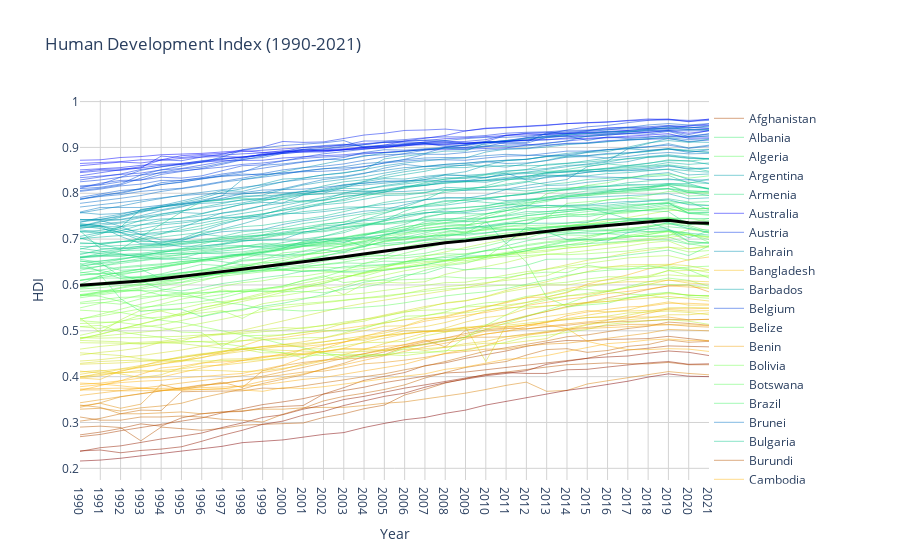

Notebook source saved alongside this figure:
### Code cell
HDI_full = pd.read_csv("datasets/Human Development Index.csv")

HDI_full = HDI_full.groupby('Country').first()

columns = ["Human Development Index (" + str(i) + ")" for i in range(1990, 2022)]

# filter data 2021
HDI = HDI_full[columns]

# Rename some countries for clarity
HDI.rename({'The Democratic Republic of the Congo':'DRC'}, inplace = True)

# Identify the columns related to the Human Development Index from 1990 to 2022
hdi_columns = [col for col in HDI.columns]

# Filter the dataframe to include only the required columns
filtered_HDI = HDI.dropna()

hdi_data = filtered_HDI

# Normalize the first year's HDI values for color mapping
first_year = hdi_data.columns[1]
first_year_values = hdi_data[first_year].values
norm = plt.Normalize(first_year_values.min(), first_year_values.max())
colors = plt.cm.rainbow(norm(first_year_values))

# Create the plotly figure
fig = go.Figure()

# year legend
years = [str(year) for year in range(1990, 2022)]

# Add traces for each country with color mapping based on the first year's HDI value
for i in range(len(hdi_data.index)):
    index = i
    row = hdi_data.iloc[i]
    country_color = 'rgb(' + str(int(256 - (colors[index][0] * 255)))\
    + "," + str(int((colors[index][1] * 255))) + "," + str(int(256 - (colors[index][2] * 255))) + ")"
    country_data = row[:].dropna()
    fig.add_trace(go.Scatter(
        x=years,
        y=country_data,
        mode='lines',
        line=dict(width=0.5, color=country_color),
        showlegend=True,
        name = hdi_data.index[i]
    ))


# Calculate and plot the world average HDI
world_avg = hdi_data.iloc[:, :].mean(axis=0)
fig.add_trace(go.Scatter(
    x=years,
    y=world_avg,
    mode='lines',
    line=dict(width=3, color='black'),
    name='World Mean'
))

# Update layout
fig.update_layout(
    title='Human Development Index (1990-2021)',
    xaxis_title='Year',
    yaxis_title='HDI',
    showlegend=True,
    legend=dict(orientation="v", yanchor="top", y=0.99, xanchor="left", x=1),
    plot_bgcolor='white',
    autosize = True,
    height = 800
)

# Customize hover label formatting
fig.update_traces(
    hovertemplate='Year: %{x}<br>HDI: %{y}'
)

# Add gridlines
fig.update_xaxes(showgrid=True, gridwidth=1, gridcolor='lightgrey')
fig.update_yaxes(showgrid=True, gridwidth=1, gridcolor='lightgrey')

# Show the figure
fig.show()
